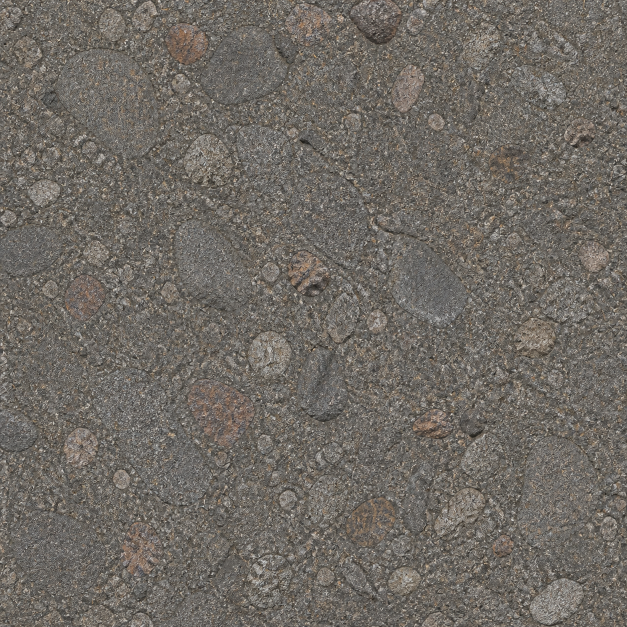
#> input picture scripts/source-assets/meteor-material-reference.png, 1254 x 1254 px (shown at 1/2 size)
$ python -i prepare-moon-formation-textures.py   (imports and definitions only)
#> lines starting #> are read from the running program, lines starting #| are printed output that depends on the picture
#!/usr/bin/env python3
"""Prepare small NASA-derived textures for the formation-only 3D scene.

The large NASA elevation TIFF is used only while preparing the runtime assets.
No source TIFF is copied into public/.
"""
from __future__ import annotations

import argparse
import hashlib
import json
import math
import shutil
import tempfile
import urllib.request
from datetime import UTC, datetime
from pathlib import Path

from PIL import Image, ImageChops, ImageDraw, ImageEnhance, ImageFilter, ImageOps

GEOMETRY_PATH = Path(__file__).resolve().parents[1] / "src/formation3d/formationGeometry.json"
# [1 line that did not run here, left out]

COLOR_URL = "https://svs.gsfc.nasa.gov/vis/a000000/a004700/a004720/lroc_color_16bit_srgb_4k.tif"
HEIGHT_URL = "https://svs.gsfc.nasa.gov/vis/a000000/a004700/a004720/ldem_16_uint.tif"
TARGET_SIZE = (2048, 1024)
# [1 line that did not run here, left out]
# [1 line that did not run here, left out]
# [1 line that did not run here, left out]


# [292 lines left out: functions smoothstep, download, sha256, make_height_map, normalized_height, make_early_crust_height and 8 more, not called in this run]


def make_meteor_normal_texture(source: Path, output: Path) -> dict[str, object]:
    """Derive a restrained tangent-space normal map from the rocky albedo."""
#> called with output = 'out.png'
    size = 256
    gray = ImageOps.autocontrast(Image.open(source).convert("L"), cutoff=2).filter(ImageFilter.GaussianBlur(0.55))
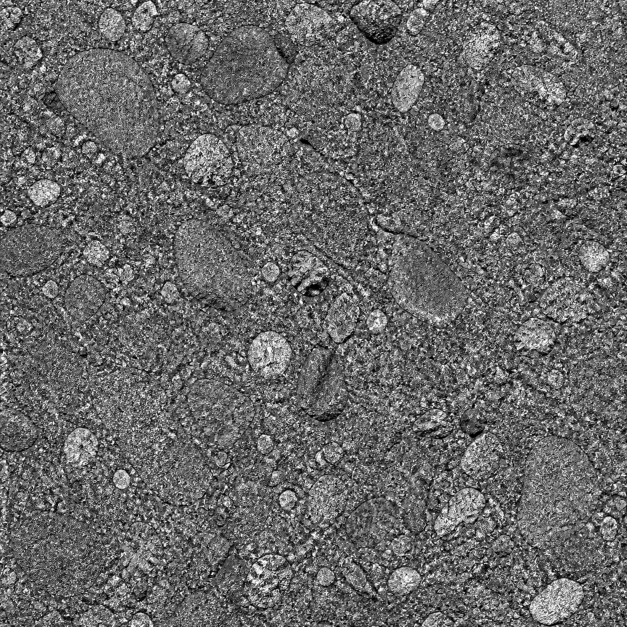
#> gray: PIL image 1254x1254 L (shown at 1/2 size); min 0, max 255, mean 103.9
    values = list(gray.getdata())
#> values = 1572516 items
    pixels = bytearray()
    for y in range(size):
        for x in range(size):
            left = values[y * size + ((x - 1) % size)]
            right = values[y * size + ((x + 1) % size)]
            up = values[((y - 1) % size) * size + x]
            down = values[((y + 1) % size) * size + x]
            dx = (right - left) / 255.0
            dy = (down - up) / 255.0
            pixels.extend((int(max(0, min(255, 128 - dx * 112))), int(max(0, min(255, 128 - dy * 112))), 255))
    Image.frombytes("RGB", (size, size), bytes(pixels)).save(output, "WEBP", quality=88, method=6)
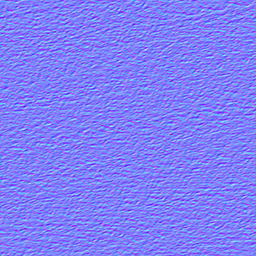
#> saved as out.png: PIL image 256x256 RGB; mean R, G, B 127.5, 127.5, 255
    return {
        "runtime_size": [size, size],
        "method": "albedo-derived tangent-space normal map with restrained micro-relief",
    }


# [272 lines left out: functions make_meteor_roughness_texture, make_meteor_trail_texture, make_impact_shockwave_texture, make_impact_flash_texture, make_impact_dust_texture, main, not called in this run]


# [2 lines not run here, left out]

>>> result = make_meteor_normal_texture('source-assets/meteor-material-reference.png', 'out.png')
